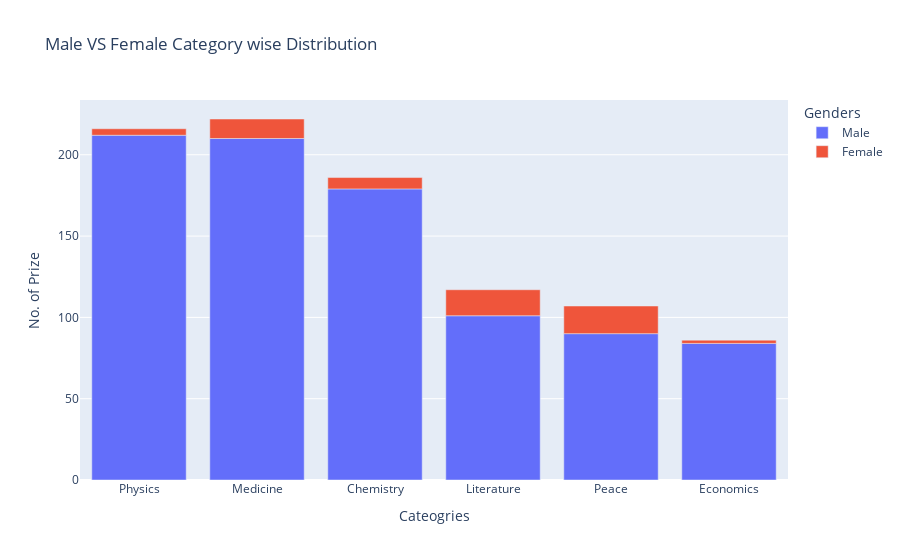

This figure's notebook cell:
### Markdown cell above
#### Male and Female Winners by Category

### Code cell
category_n_genders = (
    df_data.groupby(["category", "sex"], as_index=False)
    .agg({"prize": pd.Series.count})
    .sort_values(by="prize", ascending=False)
)


category_n_genders.head()

# Setting Coordinates:
DF = category_n_genders
XCOR = "category"
YCOR = "prize"

# Setting Labels:
TITLE = "Male VS Female Category wise Distribution"
XLABEL = "Cateogries"
YLABEL = "No. of Prize"


bar = px.bar(
    data_frame=DF,
    title=TITLE,
    x=XCOR,
    y=YCOR,
    color="sex",
)

bar.update_layout(
    xaxis_title=XLABEL,
    yaxis_title=YLABEL,
    legend_title_text="Genders",
)

bar.show()

### Figure 1 — Plotly figure (JSON) as saved in the notebook; plotly's stock layout.template omitted (floating-point values rounded to 4 significant figures)
{"data": [{"alignmentgroup": "True", "hovertemplate": "sex=Male<br>category=%{x}<br>prize=%{y}<extra></extra>", "legendgroup": "Male", "marker": {"color": "#636efa", "pattern": {"shape": ""}}, "name": "Male", "offsetgroup": "Male", "orientation": "v", "showlegend": true, "textposition": "auto", "type": "bar", "x": ["Physics", "Medicine", "Chemistry", "Literature", "Peace", "Economics"], "xaxis": "x", "y": [212, 210, 179, 101, 90, 84], "yaxis": "y"}, {"alignmentgroup": "True", "hovertemplate": "sex=Female<br>category=%{x}<br>prize=%{y}<extra></extra>", "legendgroup": "Female", "marker": {"color": "#EF553B", "pattern": {"shape": ""}}, "name": "Female", "offsetgroup": "Female", "orientation": "v", "showlegend": true, "textposition": "auto", "type": "bar", "x": ["Peace", "Literature", "Medicine", "Chemistry", "Physics", "Economics"], "xaxis": "x", "y": [17, 16, 12, 7, 4, 2], "yaxis": "y"}], "layout": {"barmode": "relative", "legend": {"title": {"text": "Genders"}, "tracegroupgap": 0}, "title": {"text": "Male VS Female Category wise Distribution"}, "xaxis": {"anchor": "y", "domain": [0, 1], "title": {"text": "Cateogries"}}, "yaxis": {"anchor": "x", "domain": [0, 1], "title": {"text": "No. of Prize"}}}}
